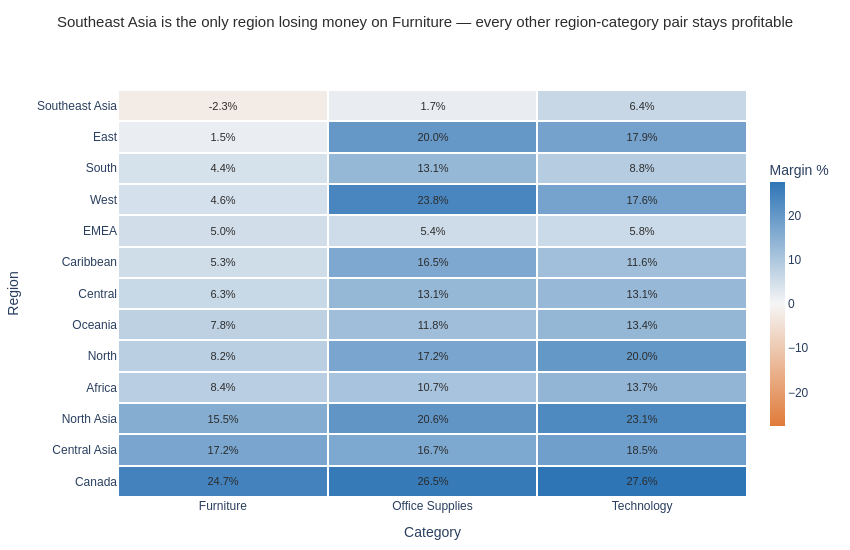

Notebook code cell kept with this figure:
### Markdown cell above
### Q1 — Which region–category combinations are quietly losing money despite high sales?

### Code cell
# Aggregate: profit margin (%) per Region x Category, plus total sales for context
agg = (df.groupby(['Region', 'Category'])
       .agg(Total_Sales=('Sales', 'sum'), Total_Profit=('Profit', 'sum'))
       .reset_index())
agg['Profit_Margin_%'] = (agg['Total_Profit'] / agg['Total_Sales'] * 100)

pivot = agg.pivot(index='Region', columns='Category', values='Profit_Margin_%')
pivot = pivot.loc[pivot.min(axis=1).sort_values().index]

# CVD-safe diverging scale: orange (loss) -> white (breakeven) -> blue (profit)
# avoids red/green entirely, unlike default RdBu
cvd_diverging = [
    [0.0, '#E07B39'],   # orange — loss
    [0.5, '#F5F5F5'],   # near-white — breakeven
    [1.0, '#2E75B6']    # blue — profit
]

# ── Step 1: Plotly Express base chart ─────────────────────────────────────
fig = px.imshow(
    pivot,
    color_continuous_scale=cvd_diverging,
    color_continuous_midpoint=0,
    aspect='auto',
    text_auto='.1f',
    labels={'color': 'Profit Margin (%)'},
    height=550, width=850
)

# ── Step 2: Customisation ──────────────────────────────────────────────────
fig.update_traces(
    texttemplate='%{z:.1f}%',
    textfont=dict(size=11, color='#2C2C2C'),
    hovertemplate='<b>%{y}</b> — %{x}<br>Profit Margin: %{z:.1f}%<extra></extra>',
    xgap=2, ygap=2                              # thin gaps: Gestalt separation between cells
)

fig.update_layout(
    title=dict(
        text='Southeast Asia is the only region losing money on Furniture — every other region-category pair stays profitable',
        font=dict(family='Arial', size=15, color='#2C2C2C'),
        x=0.5, xanchor='center',
        y=0.97
    ),
    font=dict(family='Arial', size=12),
    plot_bgcolor='white', paper_bgcolor='white',
    coloraxis_colorbar=dict(title='Margin %', thickness=15, len=0.7),
    margin=dict(l=110, r=40, t=90, b=50),
    xaxis=dict(title='Category', side='bottom'),
    yaxis=dict(title='Region')
)

fig.show()

### Figure 1 — Plotly figure (JSON) as saved in the notebook; plotly's stock layout.template omitted (floating-point values rounded to 4 significant figures)
{"data": [{"coloraxis": "coloraxis", "hovertemplate": "<b>%{y}</b> — %{x}<br>Profit Margin: %{z:.1f}%<extra></extra>", "name": "0", "textfont": {"color": "#2C2C2C", "size": 11}, "texttemplate": "%{z:.1f}%", "type": "heatmap", "x": ["Furniture", "Office Supplies", "Technology"], "xaxis": "x", "xgap": 2, "y": ["Southeast Asia", "East", "South", "West", "EMEA", "Caribbean", "Central", "Oceania", "North", "Africa", "North Asia", "Central Asia", "Canada"], "yaxis": "y", "ygap": 2, "z": [[-2.32, 1.729, 6.353], [1.462, 19.95, 17.91], [4.392, 13.1, 8.808], [4.554, 23.82, 17.58], [5.045, 5.374, 5.815], [5.257, 16.54, 11.63], [6.34, 13.14, 13.05], [7.808, 11.82, 13.42], [8.189, 17.18, 20.02], [8.355, 10.68, 13.69], [15.54, 20.61, 23.08], [17.21, 16.65, 18.46], [24.66, 26.49, 27.55]]}], "layout": {"coloraxis": {"cmid": 0, "colorbar": {"len": 0.7, "thickness": 15, "title": {"text": "Margin %"}}, "colorscale": [[0, "#E07B39"], [0.5, "#F5F5F5"], [1, "#2E75B6"]]}, "font": {"family": "Arial", "size": 12}, "height": 550, "margin": {"b": 50, "l": 110, "r": 40, "t": 90}, "paper_bgcolor": "white", "plot_bgcolor": "white", "title": {"font": {"color": "#2C2C2C", "family": "Arial", "size": 15}, "text": "Southeast Asia is the only region losing money on Furniture — every other region-category pair stays profitable", "x": 0.5, "xanchor": "center", "y": 0.97}, "width": 850, "xaxis": {"anchor": "y", "domain": [0, 1], "side": "bottom", "title": {"text": "Category"}}, "yaxis": {"anchor": "x", "autorange": "reversed", "domain": [0, 1], "title": {"text": "Region"}}}}
